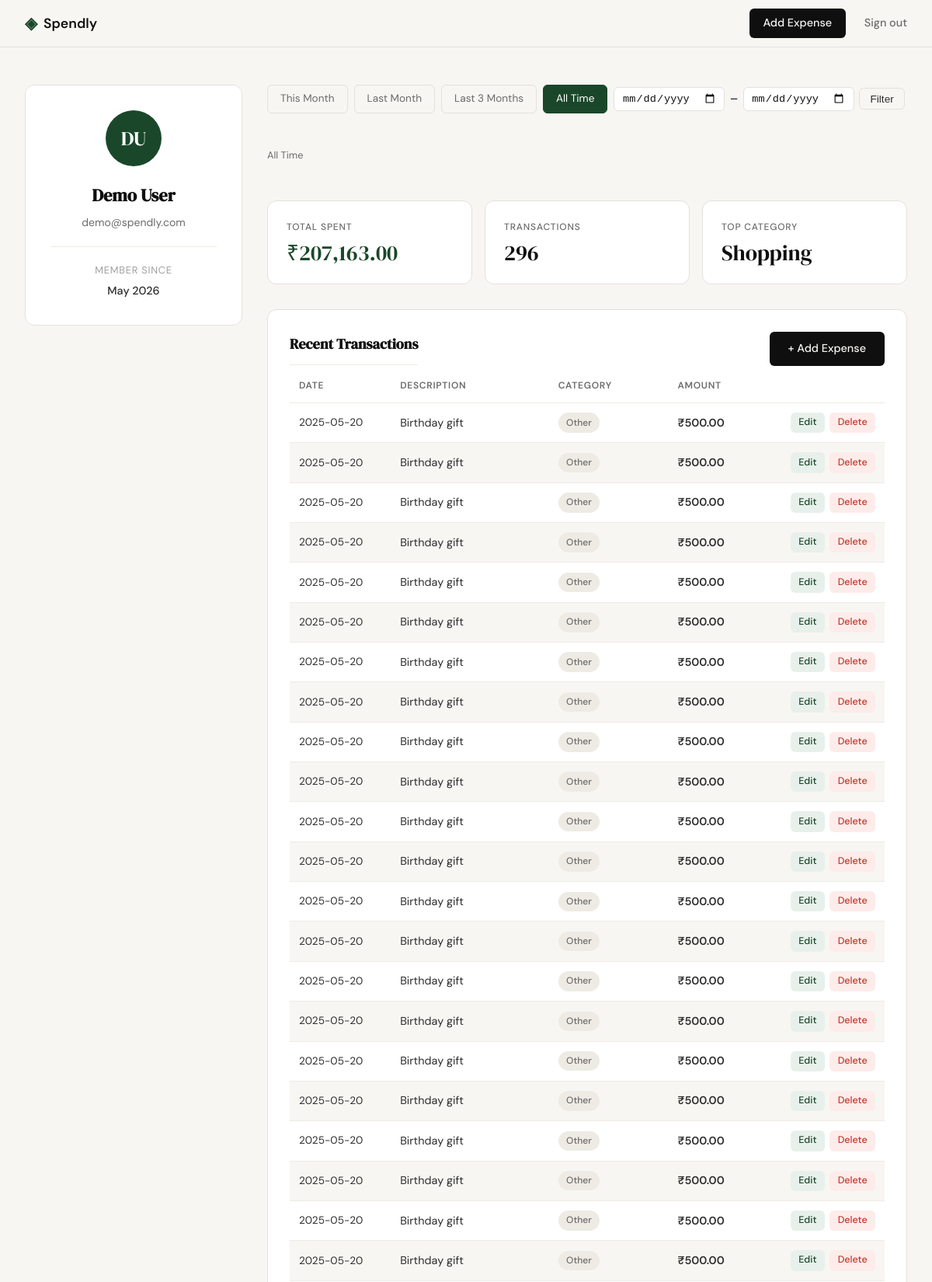
Screenshot of /profile (signed in, upper part) with the database file from the repository.
### tables this page shows
CREATE TABLE users (
            id            INTEGER PRIMARY KEY AUTOINCREMENT,
            name          TEXT NOT NULL,
            email         TEXT NOT NULL UNIQUE,
            password_hash TEXT NOT NULL,
            created_at    TEXT NOT NULL DEFAULT (datetime('now'))
        );

CREATE TABLE expenses (
            id          INTEGER PRIMARY KEY AUTOINCREMENT,
            user_id     INTEGER NOT NULL REFERENCES users(id),
            amount      REAL NOT NULL,
            category    TEXT NOT NULL,
            date        TEXT NOT NULL,
            description TEXT,
            created_at  TEXT NOT NULL DEFAULT (datetime('now'))
        );

### app.py (the view)
@app.route("/profile")
def profile():
    if not session.get("user_id"):
        return redirect(url_for("login"))
    user_row = get_user_by_id(session["user_id"])
    if user_row is None:
        abort(404)
    words = user_row["name"].split()
    initials = "".join(w[0].upper() for w in words[:2])
    dt = datetime.strptime(user_row["created_at"][:10], "%Y-%m-%d")
    member_since = dt.strftime("%B %Y")
    user = {
        "name": user_row["name"],
        "email": user_row["email"],
        "member_since": member_since,
        "initials": initials,
    }
    preset, start_date, end_date, filter_label = _resolve_date_range(
        request.args.get("preset", "all-time"),
        request.args.get("start", ""),
        request.args.get("end", ""),
    )
    stats        = get_expense_stats(session["user_id"], start_date, end_date)
    transactions = get_recent_transactions(session["user_id"], start_date=start_date, end_date=end_date)
    categories   = get_category_breakdown(session["user_id"], start_date, end_date)
    return render_template("profile.html", user=user, stats=stats,
                           transactions=transactions, categories=categories,
                           active_preset=preset, start_date=start_date,
                           end_date=end_date, filter_label=filter_label)

### app.py (called while the page is built, shortened)
def _resolve_date_range(preset, start_str="", end_str=""):
    today = date.today()
    if preset == "this-month":
        start = today.replace(day=1).isoformat()
        end = today.isoformat()
        label = today.strftime("%B %Y")
    elif preset == "last-month":
        last_prev = today.replace(day=1) - timedelta(days=1)
        start = last_prev.replace(day=1).isoformat()
        end = last_prev.isoformat()
        label = last_prev.strftime("%B %Y")
    elif preset == "last-3-months":
        three_months_ago = today - timedelta(days=90)
        start = three_months_ago.isoformat()
        end = today.isoformat()
        label = f"{three_months_ago.strftime('%d %b')} – {today.strftime('%d %b %Y')}"
    else:
        preset, start, end, label = "all-time", None, None, "All Time"
    return preset, start, end, label

### database/db.py (called while the page is built)
def get_db():
    conn = sqlite3.connect(DB_PATH)
    conn.row_factory = sqlite3.Row
    conn.execute("PRAGMA foreign_keys = ON")
    return conn

def get_user_by_id(user_id):
    conn = get_db()
    user = conn.execute(
        "SELECT * FROM users WHERE id = ?", (user_id,)
    ).fetchone()
    conn.close()
    return user

def get_expense_stats(user_id, start_date=None, end_date=None):
    conn = get_db()
    date_clause = ""
    p1 = [user_id]
    if start_date and end_date:
        date_clause = " AND date BETWEEN ? AND ?"
        p1 += [start_date, end_date]
    row = conn.execute(
        "SELECT SUM(amount) AS total, COUNT(*) AS cnt FROM expenses WHERE user_id = ?" + date_clause,
        p1
    ).fetchone()
    top = conn.execute(
        "SELECT category, SUM(amount) AS s FROM expenses"
        " WHERE user_id = ?" + date_clause + " GROUP BY category ORDER BY s DESC LIMIT 1",
        p1
    ).fetchone()
    conn.close()
    total = row["total"] or 0.0
    return {
        "total_spent": f"₹{total:,.2f}",
        "transaction_count": row["cnt"],
        "top_category": top["category"] if top else "—",
    }

### templates/profile.html (shortened to what this page needs)
{% extends "base.html" %}
{% block head %}
<link rel="stylesheet" href="{{ url_for('static', filename='css/profile.css') }}">
{% endblock %}
{% block content %}
<section class="profile-section">
    <div class="profile-layout">
        <aside class="info-card">
            <div class="avatar">{{ user.initials }}</div>
            <h1 class="info-name">{{ user.name }}</h1>
            <p class="info-email">{{ user.email }}</p>
            <hr class="info-divider">
            <p class="info-meta">Member since</p>
            <p class="info-value">{{ user.member_since }}</p>
        </aside>
        <div class="profile-right">
            <div class="filter-bar">
                <a href="{{ url_for('profile', preset='this-month') }}"
                   class="filter-btn {% if active_preset == 'this-month' %}filter-btn--active{% endif %}">This Month</a>
                <a href="{{ url_for('profile', preset='last-month') }}"
                   class="filter-btn {% if active_preset == 'last-month' %}filter-btn--active{% endif %}">Last Month</a>
                <a href="{{ url_for('profile', preset='last-3-months') }}"
                   class="filter-btn {% if active_preset == 'last-3-months' %}filter-btn--active{% endif %}">Last 3 Months</a>
                <a href="{{ url_for('profile', preset='all-time') }}"
                   class="filter-btn {% if active_preset == 'all-time' %}filter-btn--active{% endif %}">All Time</a>
                <form class="filter-custom" method="get" action="{{ url_for('profile') }}">
                    <input type="date" name="start" value="{{ start_date or '' }}">
                    <span>–</span>
                    <input type="date" name="end" value="{{ end_date or '' }}">
                    <button type="submit" class="btn-ghost filter-submit">Filter</button>
                </form>
            </div>
            <p class="filter-label">{{ filter_label }}</p>
            <div class="stat-grid">
                <div class="stat-tile">
                    <p class="stat-label">Total Spent</p>
                    <p class="stat-value stat-value--accent">{{ stats.total_spent }}</p>
                </div>
                <div class="stat-tile">
                    <p class="stat-label">Transactions</p>
                    <p class="stat-value">{{ stats.transaction_count }}</p>
                </div>
                <div class="stat-tile">
                    <p class="stat-label">Top Category</p>
                    <p class="stat-value">{{ stats.top_category }}</p>
                </div>
            </div>
            <div class="section-card">
                <div class="section-header">
                    <h2 class="section-title">Recent Transactions</h2>
                    <a href="{{ url_for('add_expense') }}" class="btn-primary">+ Add Expense</a>
                </div>
                <table class="tx-table">
                    <thead>
                        <tr>
                            <th>Date</th>
                            <th>Description</th>
                            <th>Category</th>
                            <th>Amount</th>
                            <th></th>
                        </tr>
                    </thead>
                    <tbody>
                        {% for tx in transactions %}
                        <tr>
                            <td class="tx-date">{{ tx.date }}</td>
                            <td>{{ tx.description }}</td>
                            <td>
                                <span class="badge badge--{{ tx.category | lower }}">
                                    {{ tx.category }}
                                </span>
                            </td>
                            <td class="tx-amount">{{ tx.amount }}</td>
                            <td>
                                <div class="tx-actions">
                                    <a href="{{ url_for('edit_expense', expense_id=tx.id) }}"
                                       class="tx-btn tx-btn--edit">Edit</a>
                                    <a href="{{ url_for('delete_expense', expense_id=tx.id) }}"
                                       class="tx-btn tx-btn--delete">Delete</a>
                                </div>
                            </td>
                        </tr>
                        {% endfor %}
                    </tbody>
                </table>
            </div>
        </div>
    </div>
</section>
{% endblock %}

### templates/base.html (shortened to what this page needs)
<!DOCTYPE html>
<html lang="en">
<head>
    <link rel="stylesheet" href="{{ url_for('static', filename='css/style.css') }}">
    {% block head %}{% endblock %}
</head>
<body>
    <nav class="navbar">
        <div class="nav-inner">
            <a href="{{ url_for('landing') }}" class="nav-brand">
                <span class="brand-icon">◈</span>
                <span class="brand-name">Spendly</span>
            </a>
            <div class="nav-links">
                {% if session.get("user_id") %}
                    <a href="{{ url_for('add_expense') }}" class="nav-cta">Add Expense</a>
                    <a href="{{ url_for('logout') }}">Sign out</a>
                {% else %}
                    <a href="{{ url_for('login') }}">Sign in</a>
                    <a href="{{ url_for('register') }}" class="nav-cta">Get started</a>
                {% endif %}
            </div>
        </div>
    </nav>
    <main class="main-content">
        {% block content %}{% endblock %}
    </main>
</body>
</html>

### static/css/style.css (style rules this page uses)
:root { --ink: #0f0f0f; --ink-soft: #2d2d2d; --ink-muted: #6b6b6b; --ink-faint: #a0a0a0; --paper: #f7f6f3; --paper-warm: #f0ede6; --paper-card: #ffffff; --accent: #1a472a; --accent-light: #e8f0eb; --accent-2: #c17f24; --accent-2-light: #fdf3e3; --danger: #c0392b; --danger-light: #fdecea; --border: #e4e1da; --border-soft: #eeebe4; --font-display: 'DM Serif Display', Georgia, serif; --font-body: 'DM Sans', system-ui, sans-serif; --max-width: 1200px; --auth-width: 440px; --radius-sm: 6px; --radius-md: 12px; --radius-lg: 20px; }
*, *::before, *::after { box-sizing: border-box; margin: 0; padding: 0; }
html { font-size: 16px; scroll-behavior: smooth; }
body { background: var(--paper); color: var(--ink); font-family: var(--font-body); font-size: 1rem; line-height: 1.6; -webkit-font-smoothing: antialiased; }
a { color: inherit; text-decoration: none; }
.navbar { position: sticky; top: 0; z-index: 100; background: var(--paper); border-bottom: 1px solid var(--border); padding: 0 2rem; }
.nav-inner { max-width: var(--max-width); margin: 0 auto; height: 60px; display: flex; align-items: center; justify-content: space-between; }
.nav-brand { display: flex; align-items: center; gap: 0.5rem; font-family: var(--font-body); font-weight: 600; font-size: 1.1rem; color: var(--ink); }
.brand-icon { color: var(--accent); font-size: 1.3rem; }
.brand-name { color: var(--ink); }
.nav-links { display: flex; align-items: center; gap: 1.5rem; font-size: 0.9rem; font-weight: 500; }
.nav-links a { color: var(--ink-muted); transition: color 0.2s; }
.nav-cta { background: var(--ink) !important; color: var(--paper) !important; padding: 0.45rem 1.1rem; border-radius: var(--radius-sm); transition: background 0.2s !important; }
.main-content { min-height: calc(100vh - 60px - 100px); }
.btn-primary { display: inline-block; background: var(--ink); color: var(--paper); padding: 0.65rem 1.5rem; border-radius: var(--radius-sm); font-family: var(--font-body); font-size: 0.9rem; font-weight: 500; cursor: pointer; border: none; transition: background 0.2s; text-decoration: none; }
.btn-ghost { display: inline-block; background: transparent; color: var(--ink-soft); padding: 0.65rem 1.5rem; border-radius: var(--radius-sm); font-size: 0.9rem; font-weight: 500; border: 1px solid var(--border); transition: all 0.2s; text-decoration: none; }
.tx-actions { display: flex; gap: 0.4rem; justify-content: flex-end; }
.tx-btn { display: inline-block; padding: 0.2rem 0.65rem; border-radius: var(--radius-sm); font-size: 0.78rem; font-weight: 500; text-decoration: none; transition: opacity 0.15s; }
.tx-btn--edit { background: var(--accent-light); color: var(--accent); }
.tx-btn--delete { background: var(--danger-light); color: var(--danger); }
.filter-bar { display: flex; flex-wrap: wrap; align-items: center; gap: 0.5rem; margin-bottom: 0.75rem; }
.filter-btn { padding: 0.4rem 1rem; border: 1px solid var(--border); border-radius: var(--radius-sm); color: var(--ink-muted); text-decoration: none; font-size: 0.85rem; transition: 0.2s; }
.filter-btn--active { background: var(--accent); color: var(--paper-card); border-color: var(--accent); }
.filter-custom { display: flex; align-items: center; gap: 0.4rem; }
.filter-custom input[type="date"] { border: 1px solid var(--border); border-radius: var(--radius-sm); padding: 0.35rem 0.6rem; font-size: 0.85rem; color: var(--ink); background: var(--paper-card); }
.filter-submit { padding: 0.35rem 0.85rem; font-size: 0.85rem; }
.filter-label { font-size: 0.8rem; color: var(--ink-muted); margin-bottom: 1rem; }
.section-header { display: flex; align-items: center; justify-content: space-between; margin-bottom: 1rem; }
.section-header .section-title { margin-bottom: 0; }

### rows the page displays
users: name "Demo User", email "demo@spendly.com"
expenses: date "2025-05-20", description "Birthday gift", category "Other", amount "₹500.00"
expenses: date "2025-05-20", description "Birthday gift", category "Other", amount "₹500.00"
expenses: date "2025-05-20", description "Birthday gift", category "Other", amount "₹500.00"
expenses: date "2025-05-20", description "Birthday gift", category "Other", amount "₹500.00"
expenses: date "2025-05-20", description "Birthday gift", category "Other", amount "₹500.00"
expenses: date "2025-05-20", description "Birthday gift", category "Other", amount "₹500.00"
expenses: date "2025-05-20", description "Birthday gift", category "Other", amount "₹500.00"
expenses: date "2025-05-20", description "Birthday gift", category "Other", amount "₹500.00"
expenses: date "2025-05-20", description "Birthday gift", category "Other", amount "₹500.00"
expenses: date "2025-05-20", description "Birthday gift", category "Other", amount "₹500.00"
expenses: date "2025-05-20", description "Birthday gift", category "Other", amount "₹500.00"
expenses: date "2025-05-20", description "Birthday gift", category "Other", amount "₹500.00"
expenses: date "2025-05-20", description "Birthday gift", category "Other", amount "₹500.00"
expenses: date "2025-05-20", description "Birthday gift", category "Other", amount "₹500.00"
expenses: date "2025-05-20", description "Birthday gift", category "Other", amount "₹500.00"
expenses: date "2025-05-20", description "Birthday gift", category "Other", amount "₹500.00"
expenses: date "2025-05-20", description "Birthday gift", category "Other", amount "₹500.00"
expenses: date "2025-05-20", description "Birthday gift", category "Other", amount "₹500.00"
expenses: date "2025-05-20", description "Birthday gift", category "Other", amount "₹500.00"
expenses: date "2025-05-20", description "Birthday gift", category "Other", amount "₹500.00"
expenses: date "2025-05-20", description "Birthday gift", category "Other", amount "₹500.00"
expenses: date "2025-05-20", description "Birthday gift", category "Other", amount "₹500.00"

### other values shown
{{ user.initials }} "DU"
{{ user.member_since }} "May 2026"
{{ filter_label }} "All Time"
{{ stats.total_spent }} "₹207,163.00"
{{ stats.transaction_count }} "296"
{{ stats.top_category }} "Shopping"
